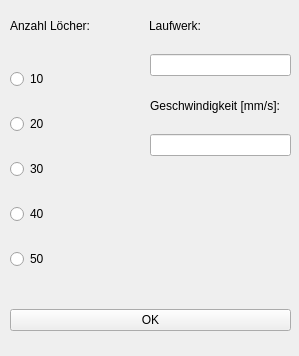
<?xml version="1.0" encoding="UTF-8"?>
<ui version="4.0">
 <class>MainWindow</class>
 <widget class="QMainWindow" name="MainWindow">
  <property name="geometry">
   <rect>
    <x>0</x>
    <y>0</y>
    <width>299</width>
    <height>356</height>
   </rect>
  </property>
  <property name="windowTitle">
   <string>Bohrvorrichtung</string>
  </property>
  <widget class="QWidget" name="centralwidget">
   <widget class="QWidget" name="gridLayoutWidget">
    <property name="geometry">
     <rect>
      <x>10</x>
      <y>300</y>
      <width>281</width>
      <height>41</height>
     </rect>
    </property>
    <layout class="QGridLayout" name="gridLayout">
     <item row="0" column="0">
      <widget class="QPushButton" name="goButton">
       <property name="text">
        <string>OK</string>
       </property>
      </widget>
     </item>
    </layout>
   </widget>
   <widget class="QWidget" name="gridLayoutWidget_2">
    <property name="geometry">
     <rect>
      <x>149</x>
      <y>10</y>
      <width>141</width>
      <height>31</height>
     </rect>
    </property>
    <layout class="QGridLayout" name="gridLayout_2">
     <item row="0" column="0">
      <widget class="QLabel" name="laufwerkLabel">
       <property name="text">
        <string>Laufwerk:</string>
       </property>
      </widget>
     </item>
    </layout>
   </widget>
   <widget class="QWidget" name="gridLayoutWidget_3">
    <property name="geometry">
     <rect>
      <x>150</x>
      <y>50</y>
      <width>141</width>
      <height>31</height>
     </rect>
    </property>
    <layout class="QGridLayout" name="gridLayout_3">
     <item row="0" column="0">
      <widget class="QLineEdit" name="driveInput"/>
     </item>
    </layout>
   </widget>
   <widget class="QWidget" name="gridLayoutWidget_4">
    <property name="geometry">
     <rect>
      <x>150</x>
      <y>90</y>
      <width>141</width>
      <height>31</height>
     </rect>
    </property>
    <layout class="QGridLayout" name="gridLayout_4">
     <item row="0" column="0">
      <widget class="QLabel" name="speedLabel">
       <property name="text">
        <string>Geschwindigkeit [mm/s]:</string>
       </property>
      </widget>
     </item>
    </layout>
   </widget>
   <widget class="QWidget" name="gridLayoutWidget_5">
    <property name="geometry">
     <rect>
      <x>150</x>
      <y>130</y>
      <width>141</width>
      <height>31</height>
     </rect>
    </property>
    <layout class="QGridLayout" name="gridLayout_5">
     <item row="0" column="0">
      <widget class="QLineEdit" name="speedInput"/>
     </item>
    </layout>
   </widget>
   <widget class="QWidget" name="gridLayoutWidget_6">
    <property name="geometry">
     <rect>
      <x>10</x>
      <y>10</y>
      <width>131</width>
      <height>31</height>
     </rect>
    </property>
    <layout class="QGridLayout" name="gridLayout_6">
     <item row="0" column="0">
      <widget class="QLabel" name="holeNumberLabel">
       <property name="text">
        <string>Anzahl Löcher:</string>
       </property>
      </widget>
     </item>
    </layout>
   </widget>
   <widget class="QWidget" name="gridLayoutWidget_7">
    <property name="geometry">
     <rect>
      <x>10</x>
      <y>50</y>
      <width>131</width>
      <height>241</height>
     </rect>
    </property>
    <layout class="QGridLayout" name="gridLayout_7">
     <item row="3" column="0">
      <widget class="QRadioButton" name="holeSelect4">
       <property name="text">
        <string>40</string>
       </property>
      </widget>
     </item>
     <item row="0" column="0">
      <widget class="QRadioButton" name="holeSelect1">
       <property name="text">
        <string>10</string>
       </property>
      </widget>
     </item>
     <item row="1" column="0">
      <widget class="QRadioButton" name="holeSelect2">
       <property name="text">
        <string>20</string>
       </property>
      </widget>
     </item>
     <item row="2" column="0">
      <widget class="QRadioButton" name="holeSelect3">
       <property name="text">
        <string>30</string>
       </property>
      </widget>
     </item>
     <item row="4" column="0">
      <widget class="QRadioButton" name="holeSelect5">
       <property name="text">
        <string>50</string>
       </property>
      </widget>
     </item>
    </layout>
   </widget>
  </widget>
 </widget>
 <resources/>
 <connections/>
</ui>
